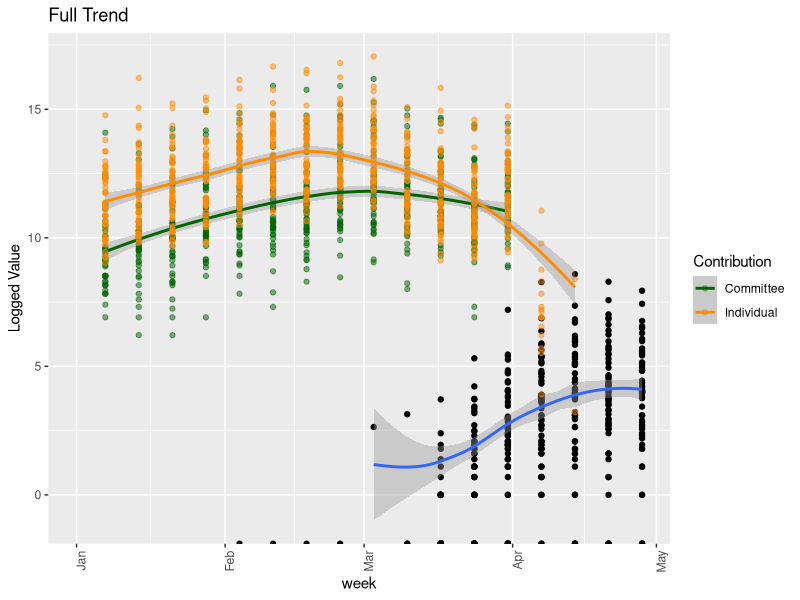
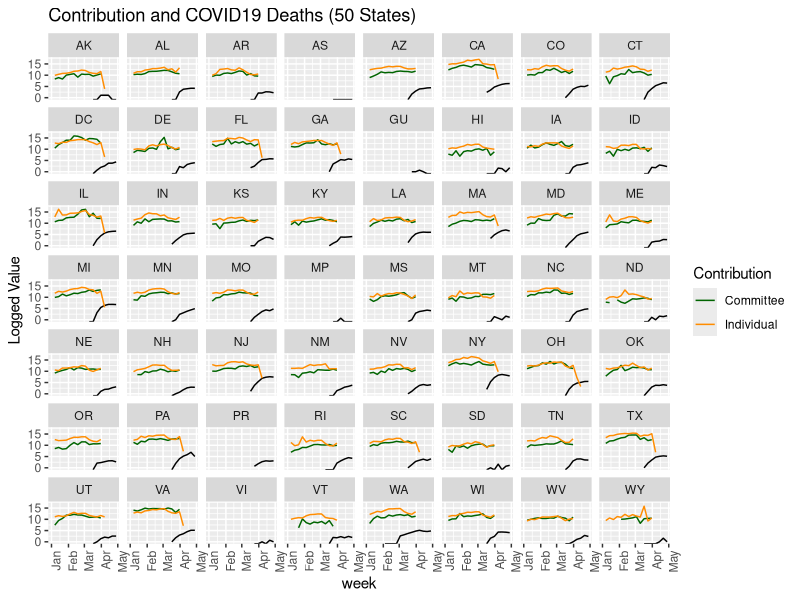
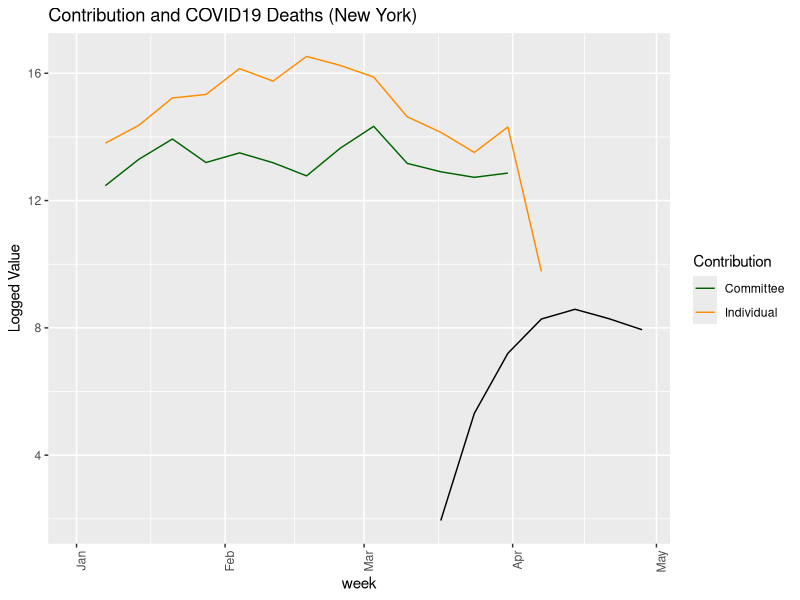

These figures' R source, in order:
## Plots

rm(list=ls())

#read packages
library(readr)
library(dplyr)
library(stringr)
library(ggplot2)


#read data
fullweekly <- read.csv("fullweekly.csv")
fullweekly$week <- as.Date(fullweekly$week)


#full trend
full <- ggplot(data=fullweekly)+
  geom_point(mapping= aes(x=week, y=log(deathsum)))+
  geom_smooth(mapping = aes(x=week, y=log(deathsum)), method=loess) +
  geom_point(mapping=aes(x=week, y=log(committee), color="Committee"), alpha=0.5)+
  geom_smooth(mapping=aes(x=week, y=log(committee), color="Committee"), method=loess) +
  geom_point(mapping=aes(x=week, y=log(individual), color="Individual"), alpha=0.5)+
  geom_smooth(mapping=aes(x=week, y=log(individual), color="Individual"), method=loess) +
  scale_x_date(limits=c(as.Date("2020-01-01"),as.Date("2020-4-28" )))
full +  labs(title="Full Trend", y="Logged Value") +
  theme(axis.text.x = element_text(angle = 90, hjust = 1)) +
  scale_color_manual(name = "Contribution", values = c("Committee" = "darkgreen", "Individual" = "darkorange"), labels = c("Committee", "Individual"))


# all states
allstate <- ggplot(data=fullweekly)+
  geom_line(mapping= aes(x=week, y=log(deathsum)))+
  geom_line(mapping=aes(x=week, y=log(committee), color="Committee"))+
  geom_line(mapping=aes(x=week, y=log(individual), color="Individual"))+
  scale_x_date(limits=c(as.Date("2020-1-01"),as.Date("2020-4-28" )))+
  facet_wrap(~state)
allstate +  labs(title="Contribution and COVID19 Deaths (50 States)", y="Logged Value") +
  theme(axis.text.x = element_text(angle = 90, hjust = 1)) +
  scale_color_manual(name = "Contribution", values = c("Committee" = "darkgreen", "Individual" = "darkorange"), labels = c("Committee", "Individual"))


# individual state (eg. NY)
state1 <- ggplot(data=filter(fullweekly, state=="NY"))+
  geom_line(mapping= aes(x=week, y=log(deathsum)))+
  geom_line(mapping=aes(x=week, y=log(committee), color="Committee"))+
  geom_line(mapping=aes(x=week, y=log(individual), color="Individual"))+
  scale_x_date(limits=c(as.Date("2020-1-01"),as.Date("2020-4-28" )))
state1 +  labs(title="Contribution and COVID19 Deaths (New York)", y="Logged Value") +
  theme(axis.text.x = element_text(angle = 90, hjust = 1)) +
  scale_color_manual(name = "Contribution", values = c("Committee" = "darkgreen", "Individual" = "darkorange"), labels = c("Committee", "Individual"))


# we can also make an option to choose which contribution to see if we have time